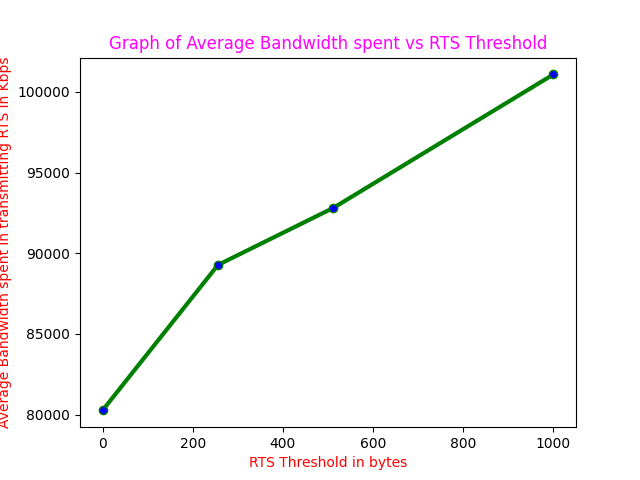

Here is the Python script that generated this plot:
import matplotlib.pyplot as plt
from pylab import MaxNLocator
# x axis values
x = [0,256,512,1000]
# corresponding y axis values
y = [80265.0,89277.0,92814.1,101083.0]

# plotting the points
plt.plot(x, y, color='green',linewidth = 3,
         marker='o', markerfacecolor='blue', markersize=6)
#plt.xlim(0,24)
#plt.ylim(26,31)
# setting x and y axis range
# naming the x axis
plt.xlabel('RTS Threshold in bytes',color="red")
# naming the y axis
plt.ylabel('Average Bandwidth spent in transmitting RTS in Kbps',color="red")
# giving a title to my graph
plt.title('Graph of Average Bandwidth spent vs RTS Threshold',color="magenta")
# function to show the plot
plt.show()
